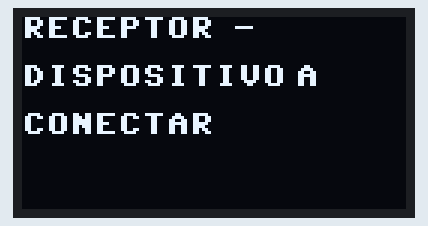
This program was run on a simulated MicroPython board. Parts: 128×64 one-colour display. WiFi joins after 1.5 s; files the program writes start out absent; web requests get an empty 200 reply after 0.4 s; what the program prints to the serial console is not drawn.

Above: at 0.2 s.
At 8.2 s:
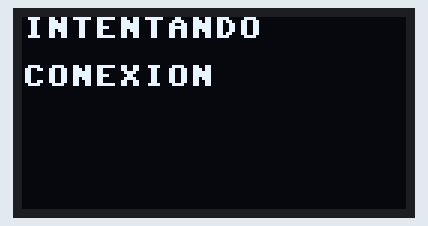
At 14.2 s:
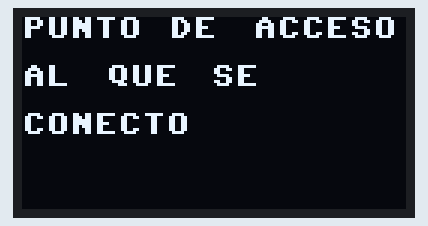
At 19.3 s:
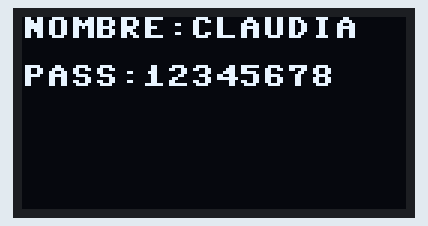
At 24.3 s:
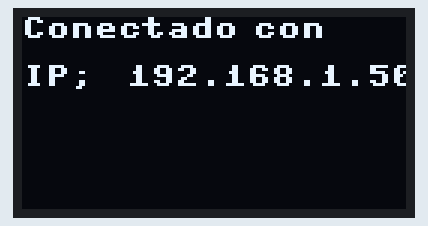
At 29.8 s:
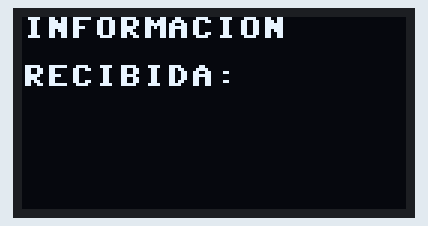

Measured:
- what the display in image 0 shows lasts 8.0 s, from 0.1 s to 8.1 s
- what the display in image 1 shows lasts 6.1 s, from 8.1 s to 14.2 s
- what the display in image 2 shows lasts 5.0 s, from 14.2 s to 19.2 s
- what the display in image 4 shows lasts 5.4 s, from 24.3 s to 29.7 s

The program:

INFORME__receptor-ack__wifi_AP_-_copia.py
```python
# lee encabezado del transmisor

from time import sleep
import time
import machine
from machine import Pin, I2C
from ssd1306 import SSD1306_I2C
import network
import socket
import utime

def get_data(file_name):
    with open(file_name, 'r') as file:
        data = file.read()
    return data

def pantalla():
    WIDTH = 128                                              # oled dimensiones
    HEIGHT = 64
    i2c = I2C(0, scl=Pin(17), sda=Pin(16), freq=200000)      # pines gpio 21 y 20
    oled = SSD1306_I2C(WIDTH, HEIGHT, i2c)
    return oled

def mostrar_oled(oled, message):
    oled.fill(0)
    ancho_caracter = 7  # <-- tamaño en pixeles de un caracter
    max_columna = 120   # <-- long max de la pantalla
    fila = 0            # <-- primera linea
    columna = 0			# <-- primera columna
    palabras = message.split() # <-- string a lista
    for palabra in palabras:
        ancho_palabra = len(palabra) * ancho_caracter
        if columna + ancho_palabra > max_columna:
            fila += 16
            columna = 0
        if fila >= 50:
            oled.show()
            sleep(1)
            oled.fill(0)
            fila = 0
            columna = 0
        oled.text(palabra, columna, fila)
        columna = columna + 7 # --> espacio entre palabras porsia
        columna += ancho_palabra + ancho_caracter
    oled.show()
    sleep(5)

def recibo_wifi(oled):
    cadena = "RECEPTOR - DISPOSITIVO A CONECTAR"
    mostrar_oled(oled, cadena)
    sleep(3)

    file_path = "recibir_wifi.csv"
    file = open(file_path, "w")
    sta = network.WLAN(network.STA_IF)  # crear conexion a wifi disponible
    sta.active(True)  # activar interfaz wifi
    sta.connect("claudia", "12345678")  # conectarse a punto de acceso

    while not sta.isconnected():
        print("No conectado")
        cadena = "INTENTANDO CONEXION"
        mostrar_oled(oled, cadena)
        utime.sleep(1)

    cadena = "PUNTO DE ACCESO AL QUE SE CONECTO "
    mostrar_oled(oled, cadena)
    cadena = "NOMBRE:CLAUDIA PASS:12345678"
    mostrar_oled(oled, cadena)

    ip = sta.ifconfig()[0]
    print("Conectado con IP:", ip)
    cadena = "Conectado con IP; " + str(ip)
    mostrar_oled(oled, cadena)

    addr = socket.getaddrinfo('192.168.4.1', 80)[0][-1]
    s = socket.socket()
    s.connect(addr)

    while True:
        try:
            s.send(b"GET / HTTP/1.0\r\n\r\n")  # enviar petición
            response = s.recv(1024)  # leer info / almacenar
            file.write(response)  # escribir en archivo
            print("Mensaje recibido: ", response)
            cadena = "INFORMACION RECIBIDA: "
            mostrar_oled(oled, cadena)
            mostrar_oled(oled, response)
            file.flush()

            cadena = "Mensaje recibido del transmisor"
            mostrar_oled(oled, cadena)

            # Enviar ACK al transmisor
            ack_message = response + " +x2024"
            s.send(ack_message)  # enviar confirmación
            print("ACK enviado al transmisor")

            cadena = "Enviando ACK al transmisor" + str(ack_message)
            mostrar_oled(oled, cadena)

            s.close()
            break

        except OSError as e:
            s.close()
            print("Conexion cerrada")
            cadena = "Conexion cerrada"
            mostrar_oled(oled, cadena)

def main():
    oled = pantalla()
    recibo_wifi(oled)

if __name__ == "__main__":
    main()
```
